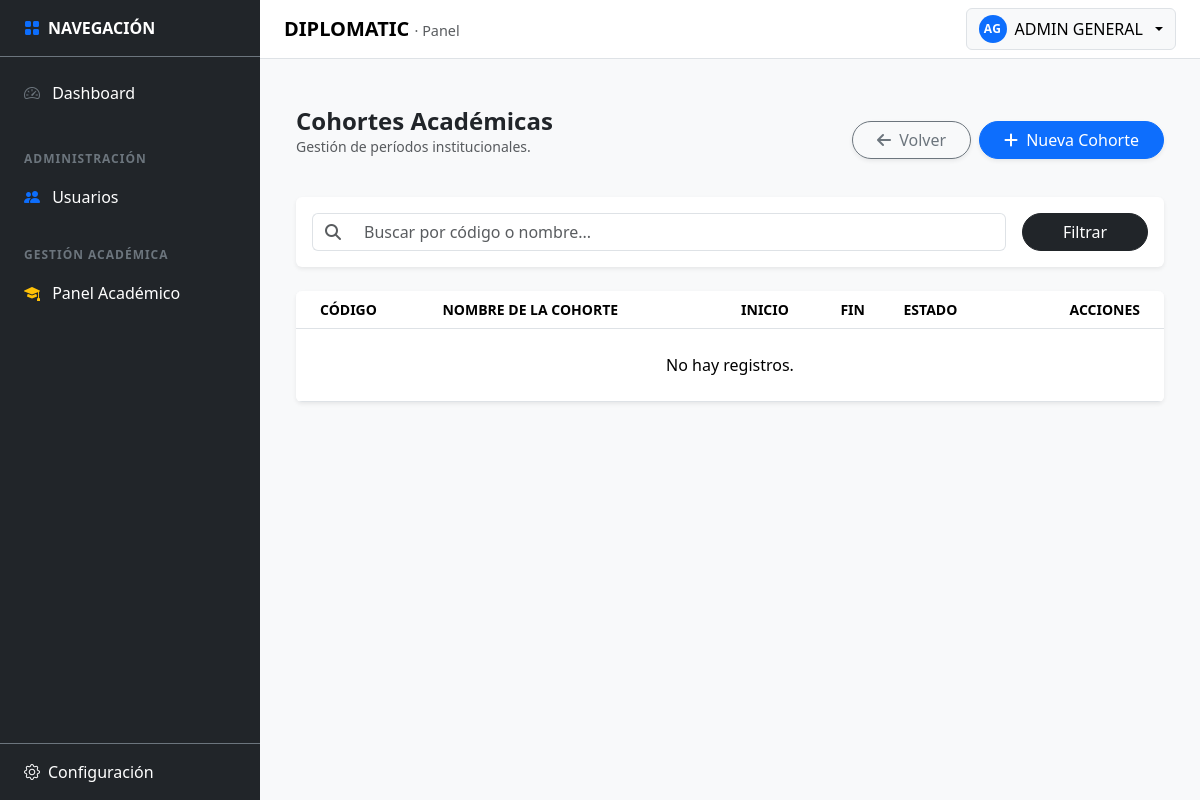
/public/academic/cohortes (signed in), run on an earlier commit of the app's database.
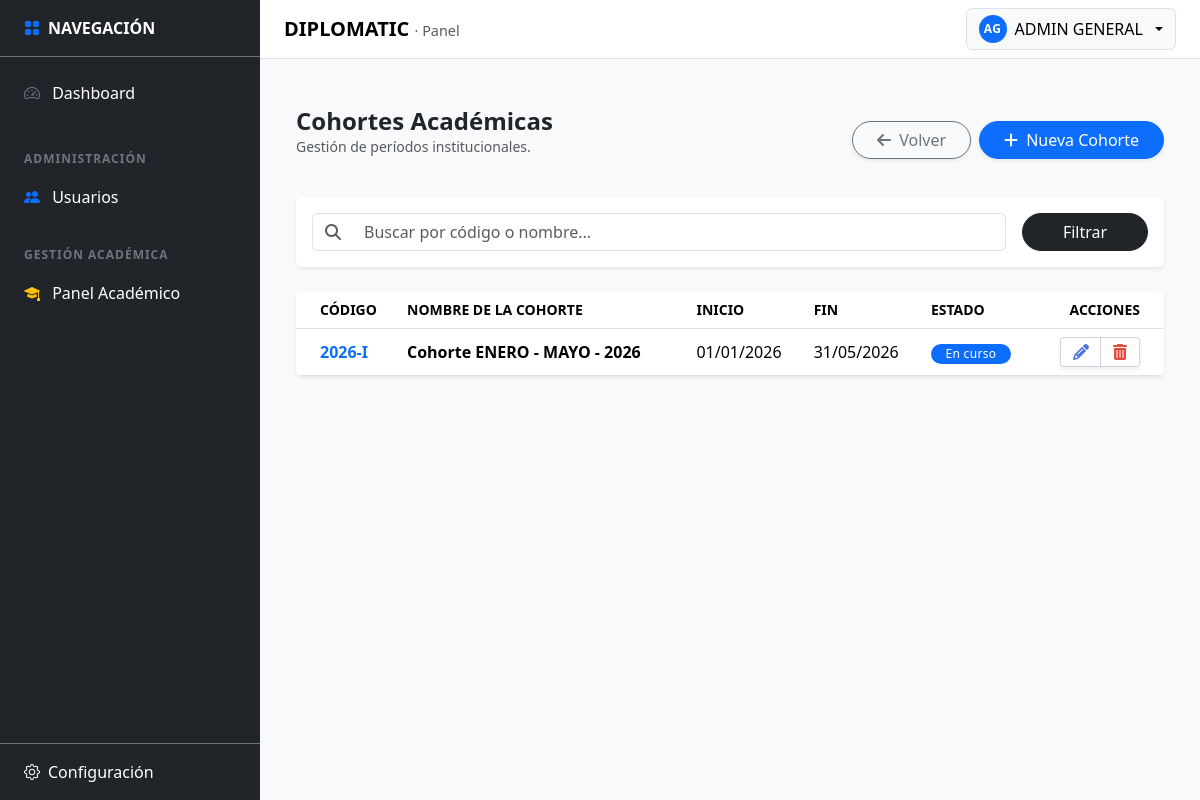
And on a later commit of the database.
### tables this page shows
CREATE TABLE `tbl_cohortes` (
  `id` int(11) NOT NULL,
  `cohort_code` varchar(20) NOT NULL COMMENT 'Código institucional (ej: 2026-I)',
  `name` varchar(100) NOT NULL COMMENT 'Nombre descriptivo del periodo',
  `start_date` date NOT NULL COMMENT 'Inicio oficial del periodo académico',
  `end_date` date NOT NULL COMMENT 'Fin oficial del periodo académico',
  `enrollment_start` date DEFAULT NULL COMMENT 'Inicio de ventana de inscripción',
  `enrollment_end` date DEFAULT NULL COMMENT 'Cierre de ventana de inscripción',
  `description` text DEFAULT NULL,
  `base_campus` varchar(150) DEFAULT NULL COMMENT 'Sede base institucional',
  `cohort_status` enum('Planificada','En curso','Finalizada','Reabierta','Suspendida','Cancelada') NOT NULL DEFAULT 'Planificada',
  `is_active` tinyint(1) DEFAULT 1,
  `created_by` int(10) UNSIGNED DEFAULT NULL,
  `updated_by` int(10) UNSIGNED DEFAULT NULL,
  `created_at` timestamp NOT NULL DEFAULT current_timestamp(),
  `updated_at` timestamp NOT NULL DEFAULT current_timestamp() ON UPDATE current_timestamp()
);

### app/core/Controller.php (called while the page is built, shortened)
<?php
abstract class Controller
{
    protected function view(string $viewPath, array $data = []): void
    {
        View::render($viewPath, $data);
    }
}

### app/controllers/CohortesController.php (called while the page is built, shortened)
<?php
class CohortesController extends Controller
{
    private $model;
    public function __construct()
    {
        $this->model = new CohortesModel();
    }
    public function index(): void
    {
        $search = $_GET['search'] ?? '';
        $this->view('academic/cohortes/index', [
            'cohortes' => $this->model->getAll($search),
            'search'   => $search
        ]);
    }
}

### app/core/Router.php (called while the page is built, shortened)
<?php
final class Router
{
  private array $routes = [
    'GET' => [],
    'POST' => [],
  ];
  public function get(string $path, array $handler): void
  {
    $this->routes['GET'][$this->normalize($path)] = $handler;
  }
  public function post(string $path, array $handler): void
  {
    $this->routes['POST'][$this->normalize($path)] = $handler;
  }
  public function dispatch(): void
  {
    $method = $_SERVER['REQUEST_METHOD'] ?? 'GET';
    $uri = parse_url($_SERVER['REQUEST_URI'] ?? '/', PHP_URL_PATH) ?? '/';
    $basePath = $this->detectBasePath();
    $path = $this->normalize(str_replace($basePath, '', $uri) ?: '/');
    $handler = $this->routes[$method][$path] ?? null;
    [$class, $action] = $handler;
    $controller = new $class();
    $controller->$action();
  }
  private function normalize(string $path): string
  {
    $path = '/' . trim($path, '/');
    return $path === '//' ? '/' : $path;
  }
  private function detectBasePath(): string
  {
    $scriptName = $_SERVER['SCRIPT_NAME'] ?? '';
    $dir = str_replace('\\', '/', dirname($scriptName));
    return rtrim($dir, '/');
  }
}

### app/core/Bootstrap.php (called while the page is built, shortened)
<?php
final class Bootstrap
{
    public function run(): void
    {
        $router = new Router();
        $router->get('/', [AuthController::class, 'showLogin']);
        $router->post('/login', [AuthController::class, 'doLogin']);
        $router->get('/logout', [AuthController::class, 'logout']);
        $router->get('/dashboard', [DashboardController::class, 'index']);
        $router->get('/profile', [ProfileController::class, 'index']);
        $router->post('/profile/update', [ProfileController::class, 'update']);
        $router->get('/profile/security', [ProfileController::class, 'security']);
        $router->post('/profile/change-password', [ProfileController::class, 'changePassword']);
        $router->get('/settings', [SettingsController::class, 'index']);
        $router->get('/settings/correo', [SettingsEmailController::class, 'index']);
        $router->post('/settings/save-correo', [SettingsEmailController::class, 'save']);
        $router->post('/settings/test-correo', [SettingsEmailController::class, 'test']);
        $router->get('/settings/empresa', [SettingsCompanyController::class, 'index']);
        $router->post('/settings/empresa/save', [SettingsCompanyController::class, 'save']);
        $router->get('/settings/whatsapp', [SettingsWhatsappController::class, 'index']);
        $router->post('/settings/whatsapp/save-template', [SettingsWhatsappController::class, 'saveTemplate']);
        $router->post('/settings/whatsapp/log', [SettingsWhatsappController::class, 'logSend']);
        $router->get('/settings/eventos', [SettingsEventsController::class, 'index']);
        $router->get('/settings/eventos/filter', [SettingsEventsController::class, 'filter']);
        $router->get('/academic', [AcademicController::class, 'index']);
        $router->get('/academic/diplomados', [DiplomadosController::class, 'index']);
        $router->get('/academic/diplomados/create', [DiplomadosController::class, 'create']);
        $router->post('/academic/diplomados/save', [DiplomadosController::class, 'save']);
        $router->get('/academic/diplomados/edit', [DiplomadosController::class, 'edit']);
        $router->post('/academic/diplomados/update', [DiplomadosController::class, 'update']);
        $router->post('/academic/diplomados/delete', [DiplomadosController::class, 'delete']);
        $router->get('/academic/diplomados/getDetails', [DiplomadosController::class, 'getDetails']);
        $router->get('/academic/diplomados/export', [\App\Controllers\ExportController::class, 'pdf']);
        $router->get('/academic/cohortes', [CohortesController::class, 'index']);
        $router->get('/academic/cohortes/create', [CohortesController::class, 'create']);
        $router->post('/academic/cohortes/save', [CohortesController::class, 'save']);
        $router->post('/academic/cohortes/update', [CohortesController::class, 'update']);
        $router->post('/academic/cohortes/delete', [CohortesController::class, 'delete']);
        $router->get('/academic/cohortes/getDetails', [CohortesController::class, 'getDetails']);
        $router->get('/academic/cohortes/changeStatus', [CohortesController::class, 'changeStatus']);
        $router->get('/academic/cohortes/logAccess', [CohortesController::class, 'logAccess']);
        $router->get('/academic/cohortes-config', [CohortesConfigController::class, 'index']);
        $router->get('/academic/cohortes-config/getDetails', [CohortesConfigController::class, 'getDetails']);
        $router->post('/academic/cohortes-config/updateStatus', [CohortesConfigController::class, 'updateStatus']);
        $router->post('/academic/cohortes-config/hardDelete', [CohortesConfigController::class, 'hardDelete']);
        $router->get('/academic/grupos', [GruposController::class, 'index']);
        $router->post('/academic/grupos/save', [GruposController::class, 'save']);
        $router->post('/academic/grupos/update', [GruposController::class, 'update']);
        $router->post('/academic/grupos/delete', [GruposController::class, 'delete']);
        $router->get('/academic/grupos/getDetails', [GruposController::class, 'getDetails']);
        $router->get('/academic/grupos/logAccess', [GruposController::class, 'logAccess']);
        $router->get('/academic/profesores', [ProfesoresController::class, 'index']);
        $router->get('/UserSecurity', [UserSecurityController::class, 'index']);
        $router->post('/UserSecurityController/updatePassword', [UserSecurityController::class, 'changePassword']);
        $router->post('/UserSecurityController/updateStatus', [UserSecurityController::class, 'changeStatus']);
        $router->get('/users', [UsersController::class, 'index']);
        $router->post('/users/save', [UsersController::class, 'save']);
        $router->post('/users/delete', [UsersController::class, 'delete']);
        $router->get('/register', [RegisterController::class, 'index']);
        $router->post('/register/submit', [RegisterController::class, 'submit']);
        $router->get('/register/validate', [RegisterController::class, 'validateToken']);
        $router->post('/register/create-password', [RegisterController::class, 'createPassword']);
        $router->get('/register/complete', [RegisterController::class, 'completeProfile']);
        $router->get('/forgot-password', [RegisterController::class, 'forgotPasswordIndex']);
        $router->post('/forgot-password/submit', [RegisterController::class, 'forgotPasswordSubmit']);
        $router->dispatch();
    }
}

### public/index.php (called while the page is built, shortened)
<?php
require_once __DIR__ . '/../app/core/Autoload.php';
$app = new \App\Core\Bootstrap();
$app->run();

### app/models/CohortesModel.php (called while the page is built, shortened)
<?php
class CohortesModel
{
    private $db;
    public function __construct()
    {
        $this->db = (new Database())->getConnection();
    }
    public function getAll(string $search = ''): array
    {
        $sql = "SELECT c.* FROM tbl_cohortes c
                WHERE c.is_active = 1 AND (c.name LIKE ? OR c.cohort_code LIKE ?)
                ORDER BY c.start_date DESC";
        $stmt = $this->db->prepare($sql);
        $term = "%$search%";
        $stmt->execute([$term, $term]);
        return $stmt->fetchAll(PDO::FETCH_ASSOC);
    }
}

### app/core/Autoload.php (called while the page is built, shortened)
<?php
spl_autoload_register(function (string $class): void {
  $prefix = 'App\\';
  $baseDir = __DIR__ . '/../';
  $len = strlen($prefix);
  $relativeClass = substr($class, $len);
  $relativePath = str_replace('\\', '/', $relativeClass);
  $parts = explode('/', $relativePath);
  if (!empty($parts[0])) {
    $map = [
      'Core'        => 'core',
      'Controllers' => 'controllers',
      'Models'      => 'models',
      'Config'      => 'config',
      'Middleware'  => 'middleware',
      'Views'       => 'views',
      'Services'    => 'services',
    ];
    if (isset($map[$parts[0]])) {
      $partsMapped = $parts;
      $partsMapped[0] = $map[$parts[0]];
      $file = $baseDir . implode('/', $partsMapped) . '.php';
      if (file_exists($file)) { require_once $file; return; }
    }
  }
});

### app/core/Database.php (called while the page is built, shortened)
<?php
final class Database
{
  private static ?PDO $pdo = null;
  public static function getConnection(): PDO
  {
    if (self::$pdo instanceof PDO) {
      return self::$pdo;
    }
    $configFile = __DIR__ . '/../config/database.php';
    $cfg = require $configFile;
    $host = $cfg['host'] ?? '127.0.0.1';
    $dbname = $cfg['dbname'] ?? '';
    $user = $cfg['user'] ?? 'root';
    $pass = $cfg['pass'] ?? '';
    $charset = $cfg['charset'] ?? 'utf8mb4';
    $dsn = "mysql:host={$host};dbname={$dbname};charset={$charset}";
    try {
      self::$pdo = new PDO($dsn, $user, $pass, [
        PDO::ATTR_ERRMODE => PDO::ERRMODE_EXCEPTION,
        PDO::ATTR_DEFAULT_FETCH_MODE => PDO::FETCH_ASSOC,
        PDO::ATTR_EMULATE_PREPARES => false,
      ]);
      return self::$pdo;
    } catch (PDOException $e) {
      throw new \RuntimeException('Error de conexión a la base de datos. Verifique credenciales y que MySQL esté activo.');
    }
  }
}

### app/config/database.php (called while the page is built)
<?php
return [
  'host' => '127.0.0.1',
  'dbname' => 'db_diplomatic',
  'user' => 'root',
  'pass' => '',
  'charset' => 'utf8mb4',
];

### app/views/academic/cohortes/index.php (the view, shortened to what the rows shown need)
<link rel="stylesheet" href="https://cdnjs.cloudflare.com/ajax/libs/font-awesome/6.4.0/css/all.min.css">
<link rel="stylesheet" href="https://cdn.jsdelivr.net/npm/sweetalert2@11/dist/sweetalert2.min.css">
<link rel="stylesheet" href="/diplomatic/public/assets/css/academic_cohortes.css">
<div class="container-fluid py-4">
    <div class="d-flex justify-content-between align-items-center mb-4">
        <div>
            <h2 class="h4 fw-bold mb-0 text-dark">Cohortes Académicas</h2>
        </div>
    </div>
    <div class="card border-0 shadow-sm overflow-hidden">
        <div class="table-responsive">
            <table class="table table-hover align-middle mb-0">
                <thead class="bg-light small fw-bold text-secondary text-uppercase">
                    <tr>
                        <th class="ps-4">Código</th>
                        <th>Nombre de la Cohorte</th>
                        <th>Inicio</th>
                        <th>Fin</th>
                        <th>Estado</th>
                        <th class="text-end pe-4">Acciones</th>
                    </tr>
                </thead>
                <tbody>
                    <?php if (empty($cohortes)): ?>
                        <tr><td colspan="6" class="text-center py-4">No hay registros.</td></tr>
                    <?php else: ?>
                        <?php foreach ($cohortes as $c): ?>
                            <tr class="cohorte-row" data-id="<?= $c['id'] ?>" style="cursor:pointer;">
                                <td class="ps-4 fw-bold text-primary"><?= $c['cohort_code'] ?></td>
                                <td class="fw-bold"><?= $c['name'] ?></td>
                                <td><?= date('d/m/Y', strtotime($c['start_date'])) ?></td>
                                <td><?= date('d/m/Y', strtotime($c['end_date'])) ?></td>
                                <td>
                                    <?php
                                        $bg = match($c['cohort_status']) {
                                            'Planificada' => 'bg-secondary',
                                            'En curso'    => 'bg-primary',
                                            'Finalizada'  => 'bg-success',
                                            default       => 'bg-light text-dark'
                                        };
                                    ?>
                                    <span class="badge rounded-pill <?= $bg ?>"><?= $c['cohort_status'] ?></span>
                                </td>
                                <td class="text-end pe-4">
                                    <?php if ($c['cohort_status'] !== 'Finalizada'): ?>
                                        <div class="btn-group btn-group-custom shadow-sm">
                                            <button type="button" class="btn btn-edit" data-id="<?= $c['id'] ?>"><i class="fas fa-pencil-alt"></i></button>
                                            <button type="button" class="btn btn-delete" data-id="<?= $c['id'] ?>" data-name="<?= $c['name'] ?>"><i class="fas fa-trash-alt"></i></button>
                                        </div>
                                    <?php else: ?>
                                        <i class="fas fa-lock text-muted" title="Cerrada"></i>
                                    <?php endif; ?>
                                </td>
                            </tr>
                        <?php endforeach; ?>
                    <?php endif; ?>
                </tbody>
            </table>
        </div>
    </div>
</div>

What changed in the data, as far as the page shows it:
added tbl_cohortes: cohort_code "2026-I", name "Cohorte ENERO - MAYO - 2026", start_date "01/01/2026", end_date "31/05/2026", cohort_status "En curso"
Also different on the page:
text no longer shown: "No hay registros."
